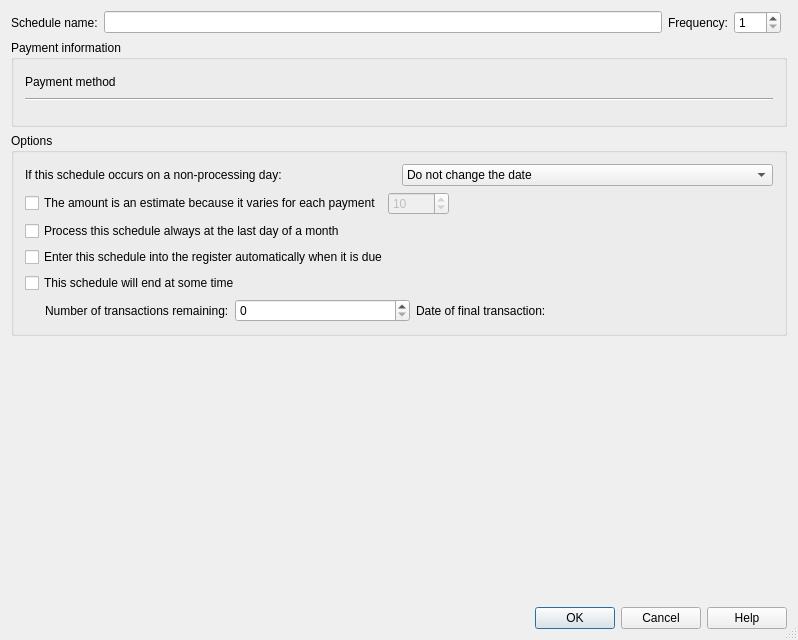
<?xml version="1.0" encoding="UTF-8"?>
<ui version="4.0">
 <class>KEditScheduleDlg</class>
 <widget class="QDialog" name="KEditScheduleDlg">
  <property name="geometry">
   <rect>
    <x>0</x>
    <y>0</y>
    <width>798</width>
    <height>640</height>
   </rect>
  </property>
  <property name="windowTitle">
   <string>Edit Scheduled transaction</string>
  </property>
  <property name="sizeGripEnabled">
   <bool>true</bool>
  </property>
  <layout class="QVBoxLayout">
   <item>
    <layout class="QHBoxLayout">
     <item>
      <layout class="QHBoxLayout">
       <item>
        <widget class="QLabel" name="textLabel1">
         <property name="text">
          <string>Schedule name:</string>
         </property>
         <property name="wordWrap">
          <bool>false</bool>
         </property>
        </widget>
       </item>
       <item>
        <widget class="KLineEdit" name="m_nameEdit">
         <property name="focusPolicy">
          <enum>Qt::StrongFocus</enum>
         </property>
        </widget>
       </item>
      </layout>
     </item>
     <item>
      <layout class="QHBoxLayout">
       <item>
        <widget class="QLabel" name="textLabel3">
         <property name="text">
          <string>Frequency:</string>
         </property>
         <property name="wordWrap">
          <bool>false</bool>
         </property>
        </widget>
       </item>
       <item>
        <widget class="QSpinBox" name="m_frequencyNoEdit">
         <property name="focusPolicy">
          <enum>Qt::StrongFocus</enum>
         </property>
         <property name="toolTip">
          <string>Number of selected periods between entries</string>
         </property>
         <property name="minimum">
          <number>1</number>
         </property>
         <property name="maximum">
          <number>999</number>
         </property>
        </widget>
       </item>
       <item>
        <widget class="KMyMoneyOccurrencePeriodCombo" name="m_frequencyEdit" native="true"/>
       </item>
      </layout>
     </item>
    </layout>
   </item>
   <item>
    <widget class="QGroupBox" name="m_paymentInformation">
     <property name="title">
      <string>Payment information</string>
     </property>
     <layout class="QVBoxLayout" name="m_paymentInformationLayout">
      <item>
       <layout class="QHBoxLayout">
        <item>
         <widget class="QLabel" name="textLabel1_3">
          <property name="text">
           <string>Payment method</string>
          </property>
          <property name="wordWrap">
           <bool>false</bool>
          </property>
         </widget>
        </item>
        <item>
         <widget class="KMyMoneyGeneralCombo" name="m_paymentMethodEdit" native="true">
          <property name="sizePolicy">
           <sizepolicy hsizetype="MinimumExpanding" vsizetype="Fixed">
            <horstretch>0</horstretch>
            <verstretch>0</verstretch>
           </sizepolicy>
          </property>
         </widget>
        </item>
        <item>
         <spacer name="spacer4">
          <property name="orientation">
           <enum>Qt::Horizontal</enum>
          </property>
          <property name="sizeType">
           <enum>QSizePolicy::Expanding</enum>
          </property>
          <property name="sizeHint" stdset="0">
           <size>
            <width>61</width>
            <height>21</height>
           </size>
          </property>
         </spacer>
        </item>
       </layout>
      </item>
      <item>
       <widget class="Line" name="line1">
        <property name="frameShape">
         <enum>QFrame::HLine</enum>
        </property>
        <property name="frameShadow">
         <enum>QFrame::Sunken</enum>
        </property>
       </widget>
      </item>
      <item>
       <widget class="KMyMoneyRegister::Register" name="m_register" native="true">
        <property name="rowCount" stdset="0">
         <number>0</number>
        </property>
        <property name="columnCount" stdset="0">
         <number>12</number>
        </property>
       </widget>
      </item>
      <item>
       <widget class="KMyMoneyTransactionForm::TransactionForm" name="m_form" native="true">
        <property name="rowCount" stdset="0">
         <number>5</number>
        </property>
        <property name="columnCount" stdset="0">
         <number>1</number>
        </property>
       </widget>
      </item>
     </layout>
    </widget>
   </item>
   <item>
    <widget class="QGroupBox" name="groupBox2">
     <property name="title">
      <string>Options</string>
     </property>
     <layout class="QVBoxLayout">
      <item>
       <layout class="QGridLayout">
        <item row="1" column="1">
         <widget class="KComboBox" name="m_weekendOptionEdit">
          <item>
           <property name="text">
            <string>Do not change the date</string>
           </property>
          </item>
          <item>
           <property name="text">
            <string>Change the date to the previous processing day</string>
           </property>
          </item>
          <item>
           <property name="text">
            <string>Change the date to the next processing day</string>
           </property>
          </item>
         </widget>
        </item>
        <item row="1" column="0">
         <widget class="QLabel" name="textLabel1_2">
          <property name="text">
           <string>If this schedule occurs on a non-processing day:</string>
          </property>
          <property name="wordWrap">
           <bool>false</bool>
          </property>
         </widget>
        </item>
       </layout>
      </item>
      <item>
       <layout class="QHBoxLayout">
        <item>
         <widget class="QCheckBox" name="m_estimateEdit">
          <property name="text">
           <string>The amount is an estimate because it varies for each payment</string>
          </property>
         </widget>
        </item>
        <item>
         <widget class="QSpinBox" name="m_variation">
          <property name="enabled">
           <bool>false</bool>
          </property>
          <property name="maximum">
           <number>32767</number>
          </property>
          <property name="value">
           <number>10</number>
          </property>
         </widget>
        </item>
        <item>
         <spacer name="spacer5">
          <property name="orientation">
           <enum>Qt::Horizontal</enum>
          </property>
          <property name="sizeType">
           <enum>QSizePolicy::Expanding</enum>
          </property>
          <property name="sizeHint" stdset="0">
           <size>
            <width>21</width>
            <height>20</height>
           </size>
          </property>
         </spacer>
        </item>
       </layout>
      </item>
      <item>
       <widget class="QCheckBox" name="m_lastDayInMonthEdit">
        <property name="text">
         <string>Process this schedule always at the last day of a month</string>
        </property>
       </widget>
      </item>
      <item>
       <widget class="QCheckBox" name="m_autoEnterEdit">
        <property name="text">
         <string>Enter this schedule into the register automatically when it is due</string>
        </property>
       </widget>
      </item>
      <item>
       <widget class="QCheckBox" name="m_endSeriesEdit">
        <property name="text">
         <string>This schedule will end at some time</string>
        </property>
       </widget>
      </item>
      <item>
       <widget class="QFrame" name="m_endOptionsFrame">
        <property name="frameShape">
         <enum>QFrame::NoFrame</enum>
        </property>
        <property name="frameShadow">
         <enum>QFrame::Raised</enum>
        </property>
        <layout class="QHBoxLayout">
         <property name="leftMargin">
          <number>0</number>
         </property>
         <property name="topMargin">
          <number>0</number>
         </property>
         <property name="rightMargin">
          <number>0</number>
         </property>
         <property name="bottomMargin">
          <number>0</number>
         </property>
         <item>
          <spacer name="Spacer3_2_2">
           <property name="orientation">
            <enum>Qt::Horizontal</enum>
           </property>
           <property name="sizeType">
            <enum>QSizePolicy::Fixed</enum>
           </property>
           <property name="sizeHint" stdset="0">
            <size>
             <width>20</width>
             <height>20</height>
            </size>
           </property>
          </spacer>
         </item>
         <item>
          <widget class="QLabel" name="m_endLabel1">
           <property name="text">
            <string>Number of transactions remaining:</string>
           </property>
           <property name="wordWrap">
            <bool>false</bool>
           </property>
          </widget>
         </item>
         <item>
          <widget class="QSpinBox" name="m_RemainingEdit">
           <property name="minimum">
            <number>0</number>
           </property>
           <property name="maximum">
            <number>9999</number>
           </property>
          </widget>
         </item>
         <item>
          <widget class="QLabel" name="m_endLabel2">
           <property name="text">
            <string>Date of final transaction:</string>
           </property>
           <property name="wordWrap">
            <bool>false</bool>
           </property>
          </widget>
         </item>
         <item>
          <widget class="KMyMoneyDateInput" name="m_FinalPaymentEdit" native="true">
           <property name="focusPolicy">
            <enum>Qt::StrongFocus</enum>
           </property>
          </widget>
         </item>
        </layout>
       </widget>
      </item>
     </layout>
    </widget>
   </item>
   <item>
    <spacer name="spacer12">
     <property name="orientation">
      <enum>Qt::Vertical</enum>
     </property>
     <property name="sizeType">
      <enum>QSizePolicy::Expanding</enum>
     </property>
     <property name="sizeHint" stdset="0">
      <size>
       <width>20</width>
       <height>16</height>
      </size>
     </property>
    </spacer>
   </item>
   <item>
    <widget class="QDialogButtonBox" name="buttonBox">
     <property name="standardButtons">
      <set>QDialogButtonBox::Cancel|QDialogButtonBox::Help|QDialogButtonBox::Ok</set>
     </property>
    </widget>
   </item>
  </layout>
 </widget>
 <layoutdefault spacing="6" margin="11"/>
 <customwidgets>
  <customwidget>
   <class>KComboBox</class>
   <extends>QComboBox</extends>
   <header>kcombobox.h</header>
  </customwidget>
  <customwidget>
   <class>KLineEdit</class>
   <extends>QLineEdit</extends>
   <header>klineedit.h</header>
  </customwidget>
  <customwidget>
   <class>KMyMoneyRegister::Register</class>
   <extends>QWidget</extends>
   <header>register.h</header>
  </customwidget>
  <customwidget>
   <class>KMyMoneyGeneralCombo</class>
   <extends>QWidget</extends>
   <header>kmymoneygeneralcombo.h</header>
   <container>1</container>
  </customwidget>
  <customwidget>
   <class>KMyMoneyOccurrencePeriodCombo</class>
   <extends>QWidget</extends>
   <header>kmymoneyoccurrenceperiodcombo.h</header>
   <container>1</container>
  </customwidget>
  <customwidget>
   <class>KMyMoneyTransactionForm::TransactionForm</class>
   <extends>QWidget</extends>
   <header>transactionform.h</header>
  </customwidget>
  <customwidget>
   <class>KMyMoneyDateInput</class>
   <extends>QWidget</extends>
   <header>kmymoneydateinput.h</header>
  </customwidget>
 </customwidgets>
 <resources/>
 <connections>
  <connection>
   <sender>m_endSeriesEdit</sender>
   <signal>toggled(bool)</signal>
   <receiver>m_endOptionsFrame</receiver>
   <slot>setEnabled(bool)</slot>
   <hints>
    <hint type="sourcelabel">
     <x>20</x>
     <y>20</y>
    </hint>
    <hint type="destinationlabel">
     <x>20</x>
     <y>20</y>
    </hint>
   </hints>
  </connection>
  <connection>
   <sender>m_estimateEdit</sender>
   <signal>toggled(bool)</signal>
   <receiver>m_variation</receiver>
   <slot>setEnabled(bool)</slot>
   <hints>
    <hint type="sourcelabel">
     <x>20</x>
     <y>20</y>
    </hint>
    <hint type="destinationlabel">
     <x>20</x>
     <y>20</y>
    </hint>
   </hints>
  </connection>
  <connection>
   <sender>buttonBox</sender>
   <signal>accepted()</signal>
   <receiver>KEditScheduleDlg</receiver>
   <slot>accept()</slot>
   <hints>
    <hint type="sourcelabel">
     <x>398</x>
     <y>616</y>
    </hint>
    <hint type="destinationlabel">
     <x>398</x>
     <y>319</y>
    </hint>
   </hints>
  </connection>
  <connection>
   <sender>buttonBox</sender>
   <signal>rejected()</signal>
   <receiver>KEditScheduleDlg</receiver>
   <slot>reject()</slot>
   <hints>
    <hint type="sourcelabel">
     <x>398</x>
     <y>616</y>
    </hint>
    <hint type="destinationlabel">
     <x>398</x>
     <y>319</y>
    </hint>
   </hints>
  </connection>
 </connections>
</ui>
